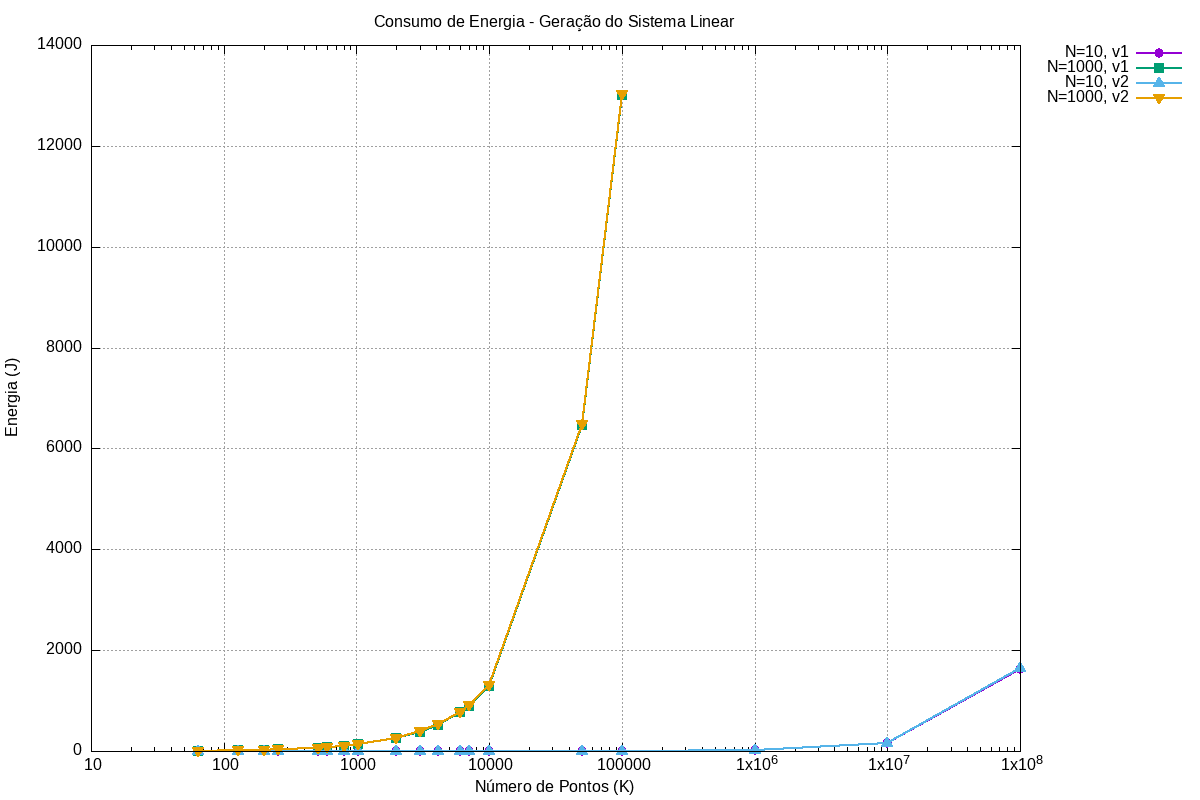

This chart was generated by the following gnuplot code:
set terminal png size 1200,800
set output 'graficos/energy_gerasl.png'
set title 'Consumo de Energia - Geração do Sistema Linear'
set xlabel 'Número de Pontos (K)' font ',12'
set ylabel 'Energia (J)' font ',12'
set logscale x
set grid
set key outside right
set datafile separator ","

plot 'tabelas/energy_v1_N10.csv' using 1:2 with linespoints title 'N=10, v1' lw 2 pt 7 ps 1.2, \
     'tabelas/energy_v1_N1000.csv' using 1:2 with linespoints title 'N=1000, v1' lw 2 pt 5 ps 1.2, \
     'tabelas/energy_v2_N10.csv' using 1:2 with linespoints title 'N=10, v2' lw 2 pt 9 ps 1.2, \
     'tabelas/energy_v2_N1000.csv' using 1:2 with linespoints title 'N=1000, v2' lw 2 pt 11 ps 1.2
